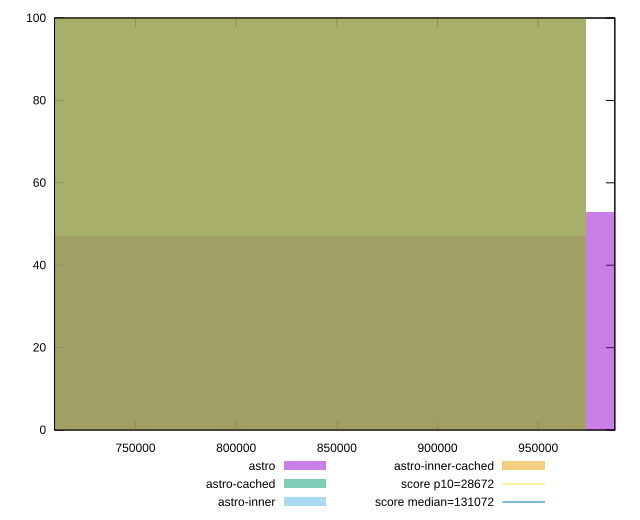

Write gnuplot code to recreate this figure.
reset

$astro <<EOF
834690.1568079954 47
1112920.2090773273 53
EOF

$astroCached <<EOF
834690.1568079954 100
EOF

$astroInner <<EOF
834690.1568079954 100
EOF

$astroInnerCached <<EOF
834690.1568079954 100
EOF

set key outside below
set boxwidth 278230.0522693318
set xrange [709788.774526389:988051.3920333335]
set yrange [0:100]
set trange [0:100]
set style fill transparent solid 0.5 noborder

set parametric
set terminal svg size 640, 520 enhanced background rgb 'white'
set output "reports/report_00033_2021-03-01T14-23-16.841Z/uses-long-cache-ttl/comparison/histogram/all_raw.svg"

plot $astro title "astro" with boxes, \
     $astroCached title "astro-cached" with boxes, \
     $astroInner title "astro-inner" with boxes, \
     $astroInnerCached title "astro-inner-cached" with boxes, \
     28672,t title "score p10=28672", \
     131072,t title "score median=131072"

reset
